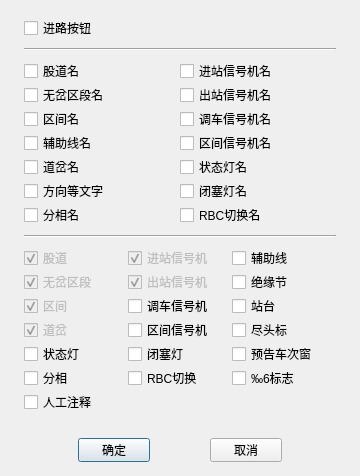
<?xml version="1.0" encoding="UTF-8"?>
<ui version="4.0">
 <class>StaVisibleSetTKYClass</class>
 <widget class="QDialog" name="StaVisibleSetTKYClass">
  <property name="geometry">
   <rect>
    <x>0</x>
    <y>0</y>
    <width>360</width>
    <height>476</height>
   </rect>
  </property>
  <property name="minimumSize">
   <size>
    <width>360</width>
    <height>476</height>
   </size>
  </property>
  <property name="maximumSize">
   <size>
    <width>360</width>
    <height>476</height>
   </size>
  </property>
  <property name="windowTitle">
   <string>StaVisibleSetTKY</string>
  </property>
  <layout class="QVBoxLayout" name="verticalLayout">
   <property name="spacing">
    <number>8</number>
   </property>
   <property name="leftMargin">
    <number>24</number>
   </property>
   <property name="topMargin">
    <number>16</number>
   </property>
   <property name="rightMargin">
    <number>24</number>
   </property>
   <property name="bottomMargin">
    <number>8</number>
   </property>
   <item>
    <widget class="QCheckBox" name="button">
     <property name="text">
      <string>进路按钮</string>
     </property>
    </widget>
   </item>
   <item>
    <widget class="Line" name="line">
     <property name="orientation">
      <enum>Qt::Horizontal</enum>
     </property>
    </widget>
   </item>
   <item>
    <layout class="QGridLayout" name="gridLayout">
     <property name="spacing">
      <number>0</number>
     </property>
     <item row="3" column="0">
      <widget class="QCheckBox" name="auxiliaryLineName">
       <property name="minimumSize">
        <size>
         <width>0</width>
         <height>24</height>
        </size>
       </property>
       <property name="maximumSize">
        <size>
         <width>16777215</width>
         <height>24</height>
        </size>
       </property>
       <property name="text">
        <string>辅助线名</string>
       </property>
      </widget>
     </item>
     <item row="0" column="1">
      <widget class="QCheckBox" name="entrySignalName">
       <property name="minimumSize">
        <size>
         <width>0</width>
         <height>24</height>
        </size>
       </property>
       <property name="maximumSize">
        <size>
         <width>16777215</width>
         <height>24</height>
        </size>
       </property>
       <property name="text">
        <string>进站信号机名</string>
       </property>
      </widget>
     </item>
     <item row="5" column="0">
      <widget class="QCheckBox" name="direction">
       <property name="minimumSize">
        <size>
         <width>0</width>
         <height>24</height>
        </size>
       </property>
       <property name="maximumSize">
        <size>
         <width>16777215</width>
         <height>24</height>
        </size>
       </property>
       <property name="text">
        <string>方向等文字</string>
       </property>
      </widget>
     </item>
     <item row="2" column="0">
      <widget class="QCheckBox" name="sectionName">
       <property name="minimumSize">
        <size>
         <width>0</width>
         <height>24</height>
        </size>
       </property>
       <property name="maximumSize">
        <size>
         <width>16777215</width>
         <height>24</height>
        </size>
       </property>
       <property name="text">
        <string>区间名</string>
       </property>
      </widget>
     </item>
     <item row="1" column="0">
      <widget class="QCheckBox" name="unswitchSectionName">
       <property name="minimumSize">
        <size>
         <width>0</width>
         <height>24</height>
        </size>
       </property>
       <property name="maximumSize">
        <size>
         <width>16777215</width>
         <height>24</height>
        </size>
       </property>
       <property name="text">
        <string>无岔区段名</string>
       </property>
      </widget>
     </item>
     <item row="0" column="0">
      <widget class="QCheckBox" name="trackName">
       <property name="minimumSize">
        <size>
         <width>0</width>
         <height>24</height>
        </size>
       </property>
       <property name="maximumSize">
        <size>
         <width>16777215</width>
         <height>24</height>
        </size>
       </property>
       <property name="text">
        <string>股道名</string>
       </property>
      </widget>
     </item>
     <item row="4" column="0">
      <widget class="QCheckBox" name="switchName">
       <property name="minimumSize">
        <size>
         <width>0</width>
         <height>24</height>
        </size>
       </property>
       <property name="maximumSize">
        <size>
         <width>16777215</width>
         <height>24</height>
        </size>
       </property>
       <property name="text">
        <string>道岔名</string>
       </property>
      </widget>
     </item>
     <item row="6" column="0">
      <widget class="QCheckBox" name="phaseSeparaName">
       <property name="minimumSize">
        <size>
         <width>0</width>
         <height>24</height>
        </size>
       </property>
       <property name="maximumSize">
        <size>
         <width>16777215</width>
         <height>24</height>
        </size>
       </property>
       <property name="text">
        <string>分相名</string>
       </property>
      </widget>
     </item>
     <item row="1" column="1">
      <widget class="QCheckBox" name="exitSignalName">
       <property name="minimumSize">
        <size>
         <width>0</width>
         <height>24</height>
        </size>
       </property>
       <property name="maximumSize">
        <size>
         <width>16777215</width>
         <height>24</height>
        </size>
       </property>
       <property name="text">
        <string>出站信号机名</string>
       </property>
      </widget>
     </item>
     <item row="2" column="1">
      <widget class="QCheckBox" name="shuntSignalName">
       <property name="minimumSize">
        <size>
         <width>0</width>
         <height>24</height>
        </size>
       </property>
       <property name="maximumSize">
        <size>
         <width>16777215</width>
         <height>24</height>
        </size>
       </property>
       <property name="text">
        <string>调车信号机名</string>
       </property>
      </widget>
     </item>
     <item row="3" column="1">
      <widget class="QCheckBox" name="sectionSignalName">
       <property name="minimumSize">
        <size>
         <width>0</width>
         <height>24</height>
        </size>
       </property>
       <property name="maximumSize">
        <size>
         <width>16777215</width>
         <height>24</height>
        </size>
       </property>
       <property name="text">
        <string>区间信号机名</string>
       </property>
      </widget>
     </item>
     <item row="4" column="1">
      <widget class="QCheckBox" name="stateLempName">
       <property name="minimumSize">
        <size>
         <width>0</width>
         <height>24</height>
        </size>
       </property>
       <property name="maximumSize">
        <size>
         <width>16777215</width>
         <height>24</height>
        </size>
       </property>
       <property name="text">
        <string>状态灯名</string>
       </property>
      </widget>
     </item>
     <item row="5" column="1">
      <widget class="QCheckBox" name="occludeLempName">
       <property name="minimumSize">
        <size>
         <width>0</width>
         <height>24</height>
        </size>
       </property>
       <property name="maximumSize">
        <size>
         <width>16777215</width>
         <height>24</height>
        </size>
       </property>
       <property name="text">
        <string>闭塞灯名</string>
       </property>
      </widget>
     </item>
     <item row="6" column="1">
      <widget class="QCheckBox" name="RBCChengeName">
       <property name="minimumSize">
        <size>
         <width>0</width>
         <height>24</height>
        </size>
       </property>
       <property name="maximumSize">
        <size>
         <width>16777215</width>
         <height>24</height>
        </size>
       </property>
       <property name="text">
        <string>RBC切换名</string>
       </property>
      </widget>
     </item>
    </layout>
   </item>
   <item>
    <widget class="Line" name="line_2">
     <property name="orientation">
      <enum>Qt::Horizontal</enum>
     </property>
    </widget>
   </item>
   <item>
    <layout class="QGridLayout" name="gridLayout_2">
     <property name="spacing">
      <number>0</number>
     </property>
     <item row="0" column="0">
      <widget class="QCheckBox" name="checkBox_19">
       <property name="enabled">
        <bool>false</bool>
       </property>
       <property name="minimumSize">
        <size>
         <width>0</width>
         <height>24</height>
        </size>
       </property>
       <property name="maximumSize">
        <size>
         <width>16777215</width>
         <height>24</height>
        </size>
       </property>
       <property name="text">
        <string>股道</string>
       </property>
       <property name="checked">
        <bool>true</bool>
       </property>
      </widget>
     </item>
     <item row="5" column="2">
      <widget class="QCheckBox" name="permillSix">
       <property name="minimumSize">
        <size>
         <width>0</width>
         <height>24</height>
        </size>
       </property>
       <property name="maximumSize">
        <size>
         <width>16777215</width>
         <height>24</height>
        </size>
       </property>
       <property name="text">
        <string>‰6标志</string>
       </property>
      </widget>
     </item>
     <item row="4" column="0">
      <widget class="QCheckBox" name="stateLemp">
       <property name="minimumSize">
        <size>
         <width>0</width>
         <height>24</height>
        </size>
       </property>
       <property name="maximumSize">
        <size>
         <width>16777215</width>
         <height>24</height>
        </size>
       </property>
       <property name="text">
        <string>状态灯</string>
       </property>
      </widget>
     </item>
     <item row="5" column="1">
      <widget class="QCheckBox" name="RBCChenge">
       <property name="minimumSize">
        <size>
         <width>0</width>
         <height>24</height>
        </size>
       </property>
       <property name="maximumSize">
        <size>
         <width>16777215</width>
         <height>24</height>
        </size>
       </property>
       <property name="text">
        <string>RBC切换</string>
       </property>
      </widget>
     </item>
     <item row="3" column="1">
      <widget class="QCheckBox" name="sectionSignal">
       <property name="minimumSize">
        <size>
         <width>0</width>
         <height>24</height>
        </size>
       </property>
       <property name="maximumSize">
        <size>
         <width>16777215</width>
         <height>24</height>
        </size>
       </property>
       <property name="text">
        <string>区间信号机</string>
       </property>
      </widget>
     </item>
     <item row="2" column="1">
      <widget class="QCheckBox" name="shuntSignal">
       <property name="minimumSize">
        <size>
         <width>0</width>
         <height>24</height>
        </size>
       </property>
       <property name="maximumSize">
        <size>
         <width>16777215</width>
         <height>24</height>
        </size>
       </property>
       <property name="text">
        <string>调车信号机</string>
       </property>
      </widget>
     </item>
     <item row="6" column="0">
      <widget class="QCheckBox" name="notes">
       <property name="minimumSize">
        <size>
         <width>0</width>
         <height>24</height>
        </size>
       </property>
       <property name="maximumSize">
        <size>
         <width>16777215</width>
         <height>24</height>
        </size>
       </property>
       <property name="text">
        <string>人工注释</string>
       </property>
      </widget>
     </item>
     <item row="0" column="2">
      <widget class="QCheckBox" name="auxiliaryLine">
       <property name="minimumSize">
        <size>
         <width>0</width>
         <height>24</height>
        </size>
       </property>
       <property name="maximumSize">
        <size>
         <width>16777215</width>
         <height>24</height>
        </size>
       </property>
       <property name="text">
        <string>辅助线</string>
       </property>
      </widget>
     </item>
     <item row="0" column="1">
      <widget class="QCheckBox" name="checkBox_23">
       <property name="enabled">
        <bool>false</bool>
       </property>
       <property name="minimumSize">
        <size>
         <width>0</width>
         <height>24</height>
        </size>
       </property>
       <property name="maximumSize">
        <size>
         <width>16777215</width>
         <height>24</height>
        </size>
       </property>
       <property name="text">
        <string>进站信号机</string>
       </property>
       <property name="checked">
        <bool>true</bool>
       </property>
      </widget>
     </item>
     <item row="4" column="1">
      <widget class="QCheckBox" name="occludeLemp">
       <property name="minimumSize">
        <size>
         <width>0</width>
         <height>24</height>
        </size>
       </property>
       <property name="maximumSize">
        <size>
         <width>16777215</width>
         <height>24</height>
        </size>
       </property>
       <property name="text">
        <string>闭塞灯</string>
       </property>
      </widget>
     </item>
     <item row="4" column="2">
      <widget class="QCheckBox" name="preview">
       <property name="minimumSize">
        <size>
         <width>0</width>
         <height>24</height>
        </size>
       </property>
       <property name="maximumSize">
        <size>
         <width>16777215</width>
         <height>24</height>
        </size>
       </property>
       <property name="text">
        <string>预告车次窗</string>
       </property>
      </widget>
     </item>
     <item row="1" column="2">
      <widget class="QCheckBox" name="insulationNode">
       <property name="minimumSize">
        <size>
         <width>0</width>
         <height>24</height>
        </size>
       </property>
       <property name="maximumSize">
        <size>
         <width>16777215</width>
         <height>24</height>
        </size>
       </property>
       <property name="text">
        <string>绝缘节</string>
       </property>
      </widget>
     </item>
     <item row="1" column="0">
      <widget class="QCheckBox" name="checkBox_16">
       <property name="enabled">
        <bool>false</bool>
       </property>
       <property name="minimumSize">
        <size>
         <width>0</width>
         <height>24</height>
        </size>
       </property>
       <property name="maximumSize">
        <size>
         <width>16777215</width>
         <height>24</height>
        </size>
       </property>
       <property name="text">
        <string>无岔区段</string>
       </property>
       <property name="checked">
        <bool>true</bool>
       </property>
      </widget>
     </item>
     <item row="1" column="1">
      <widget class="QCheckBox" name="checkBox_24">
       <property name="enabled">
        <bool>false</bool>
       </property>
       <property name="minimumSize">
        <size>
         <width>0</width>
         <height>24</height>
        </size>
       </property>
       <property name="maximumSize">
        <size>
         <width>16777215</width>
         <height>24</height>
        </size>
       </property>
       <property name="text">
        <string>出站信号机</string>
       </property>
       <property name="checked">
        <bool>true</bool>
       </property>
      </widget>
     </item>
     <item row="3" column="0">
      <widget class="QCheckBox" name="checkBox_18">
       <property name="enabled">
        <bool>false</bool>
       </property>
       <property name="minimumSize">
        <size>
         <width>0</width>
         <height>24</height>
        </size>
       </property>
       <property name="maximumSize">
        <size>
         <width>16777215</width>
         <height>24</height>
        </size>
       </property>
       <property name="text">
        <string>道岔</string>
       </property>
       <property name="checked">
        <bool>true</bool>
       </property>
      </widget>
     </item>
     <item row="3" column="2">
      <widget class="QCheckBox" name="endMarker">
       <property name="minimumSize">
        <size>
         <width>0</width>
         <height>24</height>
        </size>
       </property>
       <property name="maximumSize">
        <size>
         <width>16777215</width>
         <height>24</height>
        </size>
       </property>
       <property name="text">
        <string>尽头标</string>
       </property>
      </widget>
     </item>
     <item row="2" column="2">
      <widget class="QCheckBox" name="platform">
       <property name="minimumSize">
        <size>
         <width>0</width>
         <height>24</height>
        </size>
       </property>
       <property name="maximumSize">
        <size>
         <width>16777215</width>
         <height>24</height>
        </size>
       </property>
       <property name="text">
        <string>站台</string>
       </property>
      </widget>
     </item>
     <item row="5" column="0">
      <widget class="QCheckBox" name="phaseSepara">
       <property name="minimumSize">
        <size>
         <width>0</width>
         <height>24</height>
        </size>
       </property>
       <property name="maximumSize">
        <size>
         <width>16777215</width>
         <height>24</height>
        </size>
       </property>
       <property name="text">
        <string>分相</string>
       </property>
      </widget>
     </item>
     <item row="2" column="0">
      <widget class="QCheckBox" name="checkBox_17">
       <property name="enabled">
        <bool>false</bool>
       </property>
       <property name="minimumSize">
        <size>
         <width>0</width>
         <height>24</height>
        </size>
       </property>
       <property name="maximumSize">
        <size>
         <width>16777215</width>
         <height>24</height>
        </size>
       </property>
       <property name="text">
        <string>区间</string>
       </property>
       <property name="checked">
        <bool>true</bool>
       </property>
      </widget>
     </item>
    </layout>
   </item>
   <item>
    <spacer name="verticalSpacer">
     <property name="orientation">
      <enum>Qt::Vertical</enum>
     </property>
     <property name="sizeType">
      <enum>QSizePolicy::Fixed</enum>
     </property>
     <property name="sizeHint" stdset="0">
      <size>
       <width>20</width>
       <height>16</height>
      </size>
     </property>
    </spacer>
   </item>
   <item>
    <layout class="QHBoxLayout" name="horizontalLayout">
     <item>
      <widget class="QPushButton" name="confirmBtn">
       <property name="minimumSize">
        <size>
         <width>72</width>
         <height>24</height>
        </size>
       </property>
       <property name="maximumSize">
        <size>
         <width>72</width>
         <height>24</height>
        </size>
       </property>
       <property name="text">
        <string>确定</string>
       </property>
      </widget>
     </item>
     <item>
      <widget class="QPushButton" name="cancelBtn">
       <property name="minimumSize">
        <size>
         <width>72</width>
         <height>24</height>
        </size>
       </property>
       <property name="maximumSize">
        <size>
         <width>72</width>
         <height>24</height>
        </size>
       </property>
       <property name="text">
        <string>取消</string>
       </property>
      </widget>
     </item>
    </layout>
   </item>
  </layout>
 </widget>
 <layoutdefault spacing="6" margin="11"/>
 <resources/>
 <connections/>
</ui>
